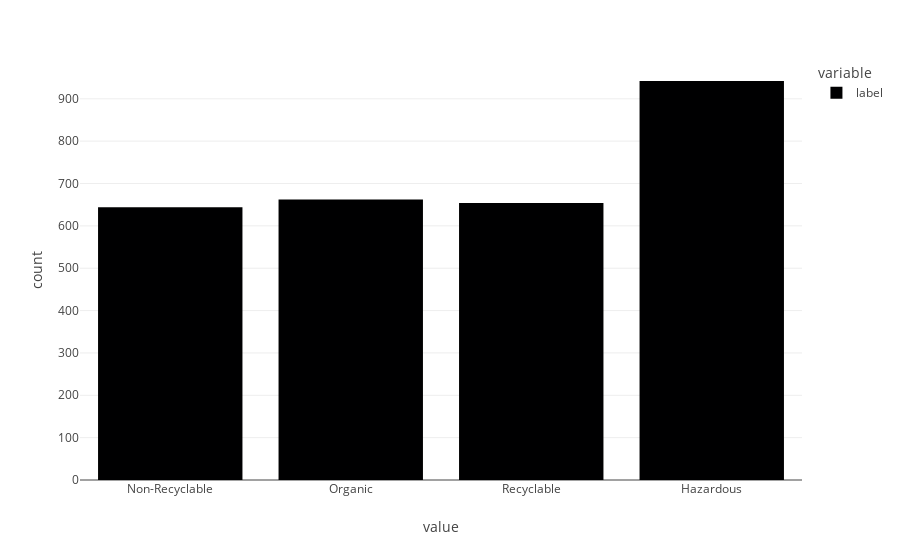

The notebook cell this image was saved under:
### Code cell
#generar un histograma 

histogram = px.histogram(labels['label'])
histogram

### Figure 1 — Plotly figure (JSON) as saved in the notebook; plotly's stock layout.template omitted (floating-point values rounded to 4 significant figures; data arrays with more than 128 entries replaced by an {"elided": "..."} marker saying what was removed)
{"data": [{"bingroup": "x", "hovertemplate": "variable=label<br>value=%{x}<br>count=%{y}<extra></extra>", "legendgroup": "label", "marker": {"color": "#000001", "pattern": {"shape": ""}}, "name": "label", "orientation": "v", "showlegend": true, "type": "histogram", "x": {"elided": "2902 str values"}, "xaxis": "x", "yaxis": "y"}], "layout": {"barmode": "relative", "legend": {"title": {"text": "variable"}, "tracegroupgap": 0}, "margin": {"t": 60}, "xaxis": {"anchor": "y", "domain": [0, 1], "title": {"text": "value"}}, "yaxis": {"anchor": "x", "domain": [0, 1], "title": {"text": "count"}}}}
